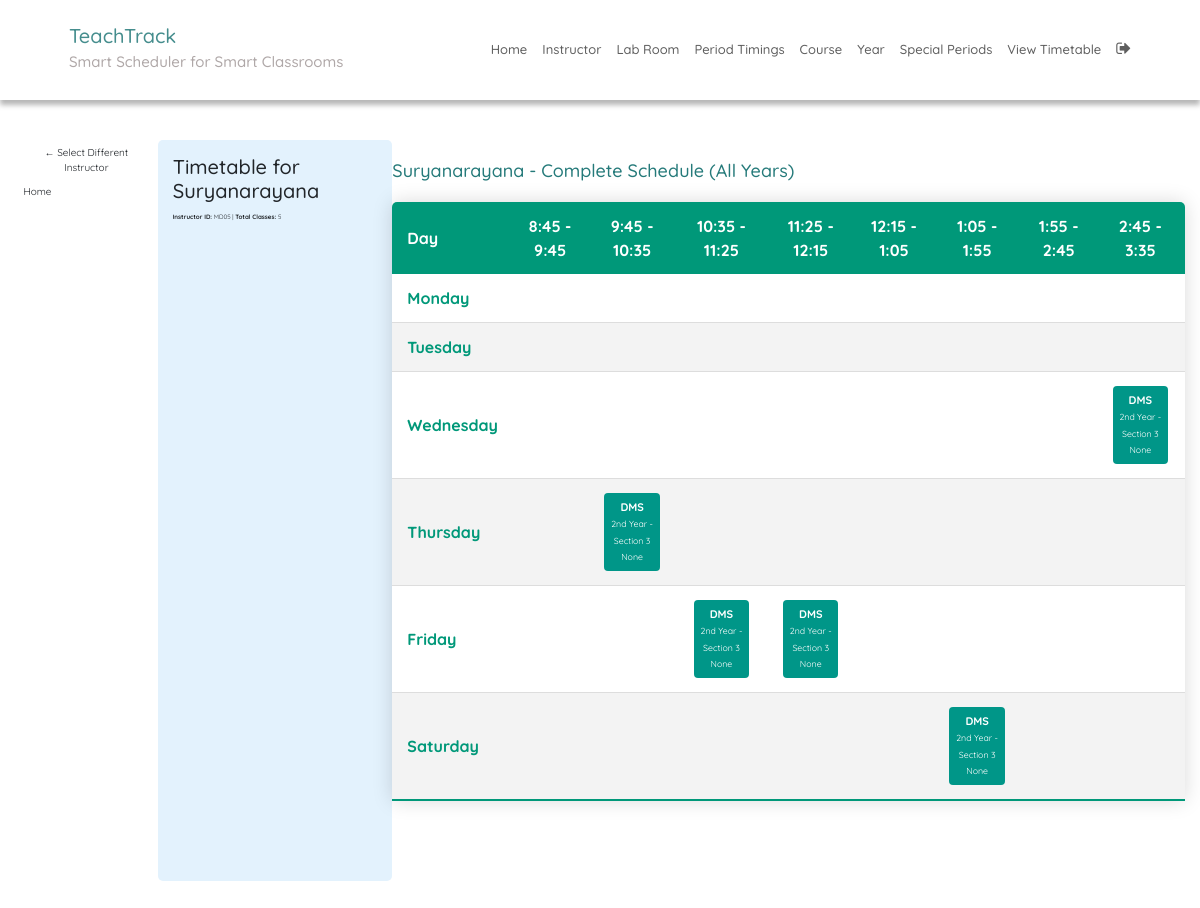
Page /timetable/instructor/?instructor=38 (signed in) on the earlier database version.
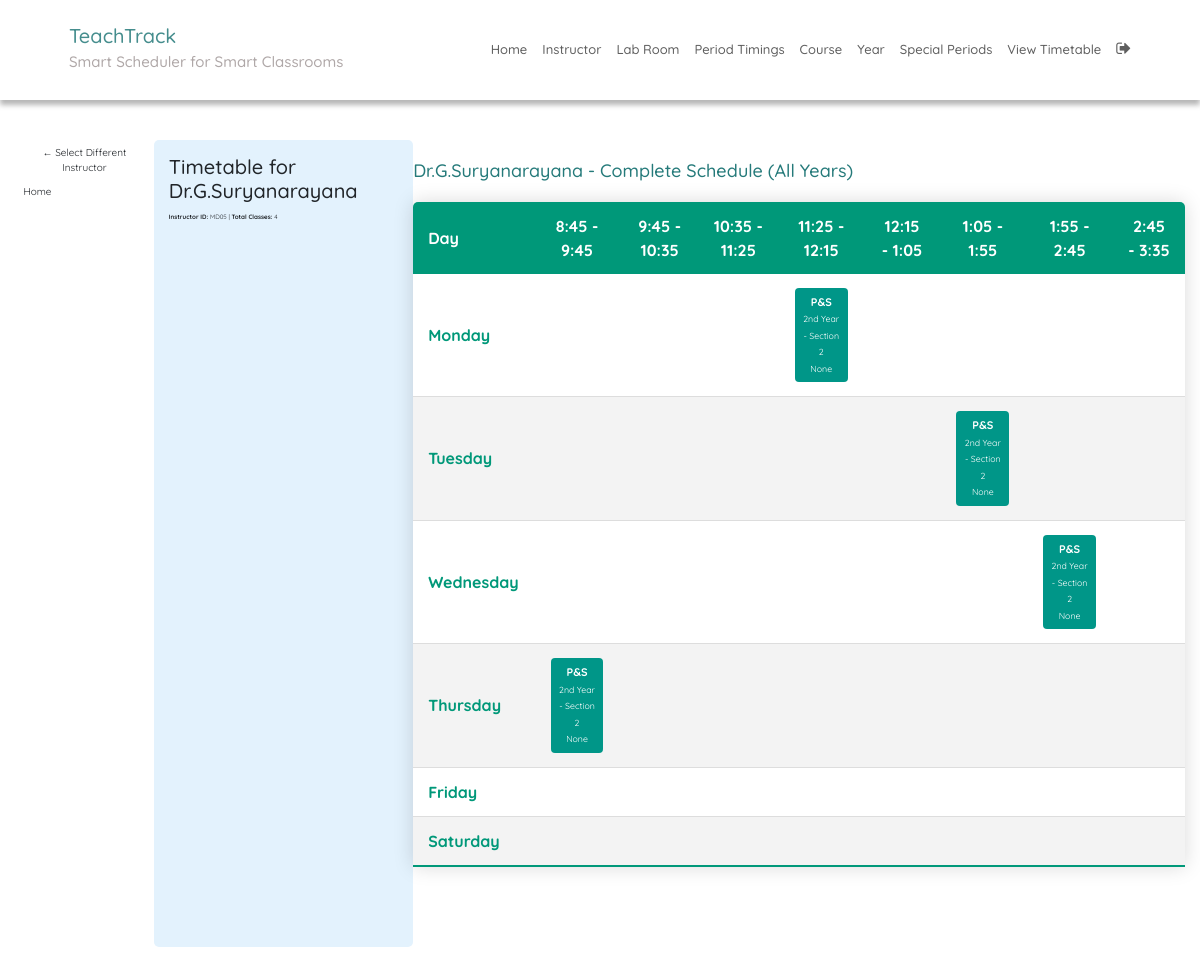
Same page on the later database version.
### SchedulerApp/models.py (models this page shows, shortened)
class Instructor(models.Model):
    uid = models.CharField(max_length=6)
    name = models.CharField(max_length=25)
    email = models.EmailField(unique=True, blank=True, null=True, help_text="Email ID for login")
    department = models.CharField(max_length=10, null=True, blank=True, help_text="Department code: IT, EC, ME, etc.")
    designation = models.CharField(max_length=20, choices=DESIGNATION_CHOICES, default='ASST_PROF', help_text="Professor, Associate Professor, or Assistant Professor")
    user = models.OneToOneField(User, on_delete=models.CASCADE, null=True, blank=True, related_name='instructor_profile')

class Course(models.Model):
    course_number = models.CharField(max_length=10, primary_key=True)
    course_name = models.CharField(max_length=40)
    max_numb_students = models.CharField(max_length=65)
    instructors = models.ManyToManyField(Instructor)
    course_type = models.CharField(max_length=10, choices=COURSE_TYPE, default='THEORY')
    lab_rooms = models.ManyToManyField(LabRoom, blank=True)
    hours_per_week = models.IntegerField(default=3)
    max_continuous_hours = models.IntegerField(default=1)
    priority = models.IntegerField(default=1)
    dept_code = models.CharField(max_length=10, null=True, blank=True, help_text="Department code: IT, EC, ME, etc.")

class Year(models.Model):
    year_name = models.CharField(max_length=20)  # e.g. "2nd Year"
    courses = models.ManyToManyField(Course)
    lunch_period = models.IntegerField(
        default=5,
        validators=[MinValueValidator(1), MaxValueValidator(8)],
        help_text="Which time slot is lunch break (1-8). 1st year=4 (11:25-12:15), Others=5 (12:15-1:05)"
    )

### SchedulerApp/views.py (the view)
# urls.py: path('timetable/instructor/', instructor_timetable, name='instructor_timetable'),
@login_required
def instructor_timetable(request):
    instructor_id = request.GET.get('instructor')
    if not instructor_id:
        return instructor_timetable_select(request)
    try:
        selected_instructor = Instructor.objects.get(id=instructor_id)
    except Instructor.DoesNotExist:
        return instructor_timetable_select(request)
    entries = TimetableEntry.objects.filter(instructor=selected_instructor).select_related(
        'course', 'year', 'meeting_time', 'lab_room'
    )
    seen = {}
    unique_entries = []
    for entry in entries:
        key = (
            entry.year_id,
            entry.section_number,
            entry.course_id,
            entry.meeting_time.day,
            entry.meeting_time.time,
            entry.lab_room_id if entry.lab_room else None
        )
        if key not in seen:
            seen[key] = entry
            unique_entries.append(entry)
    classes = []
    for entry in unique_entries:
        cls = Class(entry.year, entry.section_number, entry.course)
        cls.set_instructor(entry.instructor)
        cls.set_meetingTime(entry.meeting_time)
        cls.room = entry.lab_room
        classes.append(cls)
    return render(request, 'instructor_timetable.html', {
        'schedule': classes,
        'instructor': selected_instructor,
        'timeSlots': TIME_SLOTS,
        'weekDays': DAYS_OF_WEEK,
        'total_classes': len(classes)
    })

### SchedulerApp/templatetags/index.py (called while the page is built)
@register.tag
def active(parser, token):
    args = token.split_contents()
    template_tag = args[0]
    if len(args) < 2:
        raise template.TemplateSyntaxError(
            f'{template_tag} tag requires at least one argument'
        )
    return NavSelectedNode(args[1:])

    def render(self, context):
        path = context['request'].path
        for p in self.patterns:
            pValue = template.Variable(p).resolve(context)
            if path == pValue:
                return 'active'
        return ''

### SchedulerApp/views.py (called while the page is built)
    def set_instructor(self, instructor):
        self.instructor = instructor

    def set_meetingTime(self, meetingTime):
        self.meeting_time = meetingTime

### templates/instructor_timetable.html
{% extends 'base.html' %}
{% block content %}
{% load static %}
{% load index %}
<div style="margin-bottom:20px;">
  <a href="{% url 'instructor_timetable_select' %}" class="btn">← Select Different Instructor</a>
  <a href="{% url 'home' %}" class="btn">Home</a>
</div>
<div style="background: #e3f2fd; padding: 15px; border-radius: 5px; margin-bottom: 20px;">
  <h2 style="margin: 0 0 10px 0;">Timetable for {{ instructor.name }}</h2>
  <p style="margin: 0;">
    <strong>Instructor ID:</strong> {{ instructor.uid }} |
    <strong>Total Classes:</strong> {{ total_classes }}
  </p>
</div>
<div>
  <h2 class="secHead">{{ instructor.name }} - Complete Schedule (All Years)</h2>
  <table class="timetable">
    <thead>
      <tr>
        <th>Day</th>
        {% for time in timeSlots %}
        <th>{{ time.0 }}</th>
        {% endfor %}
      </tr>
    </thead>
    <tbody>
      {% for week in weekDays %}
      <tr>
        <th>{{ week.0 }}</th>
        {% for time in timeSlots %}
        <td>
          {% for class in schedule %}
            {% if class.meeting_time.day == week.0 and class.meeting_time.time == time.0 %}
              <div style="background: #009688; color: white; padding: 6px; margin: 2px; border-radius: 4px; font-size: 11px;">
                <strong>{{ class.course.course_name }}</strong><br>
                <small>{{ class.year.year_name }} - Section {{ class.section_number }}</small><br>
                <small>{{ class.room }}</small>
              </div>
            {% endif %}
          {% endfor %}
        </td>
        {% endfor %}
      </tr>
      {% endfor %}
    </tbody>
  </table>
</div>
{% endblock %}

Differences in the rows shown:
removed Course: course.course_name "DMS" "DMS" "DMS" "DMS" "DMS"
changed Instructor "MD05": name "Suryanarayana" → "Dr.G.Suryanarayana"
added Course: course.course_name "P&S" "P&S" "P&S" "P&S"
Other differences:
{{ total_classes }}: "5" → "4"
new list line: "2nd Year"
new list line: "- Section 2 None"
list line gone: "2nd Year"
list line gone: "- Section 3 None"
list line gone: "2nd Year 2nd Year"
list line gone: "- Section 3 None - Section 3 None"
